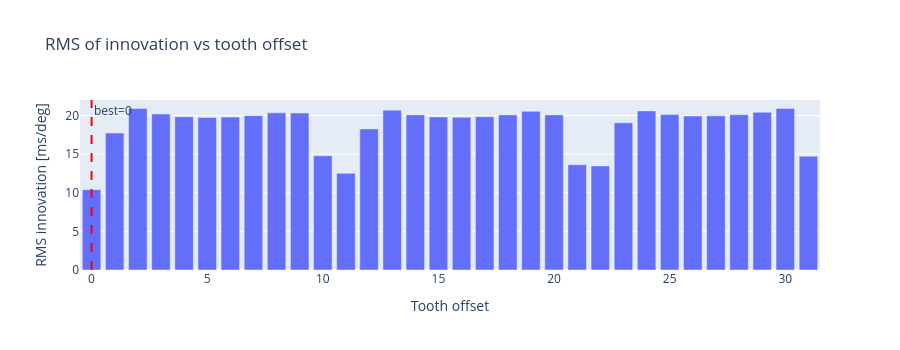
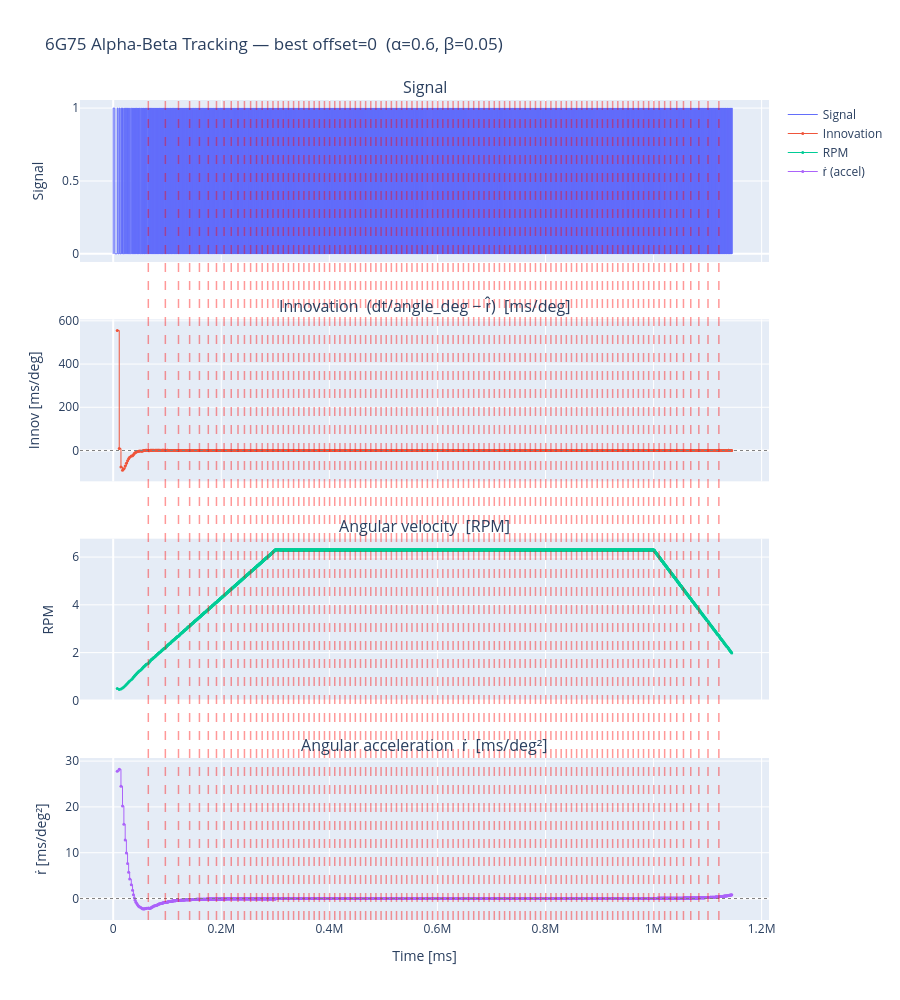

The cell these charts' notebook holds for them, in order:
### Code cell
# ── User-configurable parameters ───────────────────────────────────────────────
ALPHA          = 0.6   # period (r̂) gain
BETA           = 0.05  # acceleration (ṙ̂) gain
SOFT_GATE_FRAC = 0.6   # soft-gate threshold as fraction of r̂

# ── Find tooth offset with minimum RMS innovation ─────────────────────────────
_n_teeth = len(WHEEL_6G75.tooth_angles_deg)
rms_per_offset = []
for i in range(_n_teeth):
    res = run_alpha_beta(
        rising_times_ms,
        wheel=WHEEL_6G75,
        tooth_offset=i,
        alpha=ALPHA,
        beta=BETA,
        soft_gate_frac=SOFT_GATE_FRAC,
    )
    rms_per_offset.append(np.sqrt(np.mean(res['innov'] ** 2)))

rms_arr = np.array(rms_per_offset)
best_offset = int(np.argmin(rms_arr))
print(f"Best tooth offset: {best_offset}  (RMS innovation = {rms_arr[best_offset]:.4f} ms/deg)")
print(f"Worst tooth offset: {int(np.argmax(rms_arr))}  (RMS innovation = {rms_arr.max():.4f} ms/deg)")

# ── Plot RMS vs tooth offset ──────────────────────────────────────────────────
fig_rms = go.Figure()
fig_rms.add_trace(go.Bar(x=list(range(_n_teeth)), y=rms_arr, name='RMS innovation'))
fig_rms.add_vline(x=best_offset, line=dict(color='red', dash='dash'), annotation_text=f'best={best_offset}')
fig_rms.update_layout(
    title="RMS of innovation vs tooth offset",
    xaxis_title="Tooth offset",
    yaxis_title="RMS innovation [ms/deg]",
    height=350,
)
fig_rms.show()

# ── Plot the best offset ──────────────────────────────────────────────────────
best_result = run_alpha_beta(
    rising_times_ms,
    wheel=WHEEL_6G75,
    tooth_offset=best_offset,
    alpha=ALPHA,
    beta=BETA,
    soft_gate_frac=SOFT_GATE_FRAC,
)
print(f"Detected {len(best_result['rev_times'])} wheel revolutions")
plot_alpha_beta(
    best_result, time_ms, signal,
    title=f"6G75 Alpha-Beta Tracking — best offset={best_offset}  (α={ALPHA}, β={BETA})"
)

### Figure 1 — Plotly figure (JSON) as saved in the notebook; plotly's stock layout.template omitted (floating-point values rounded to 4 significant figures)
{"data": [{"name": "RMS innovation", "type": "bar", "x": [0, 1, 2, 3, 4, 5, 6, 7, 8, 9, 10, 11, 12, 13, 14, 15, 16, 17, 18, 19, 20, 21, 22, 23, 24, 25, 26, 27, 28, 29, 30, 31], "y": [10.39, 17.73, 20.9, 20.19, 19.85, 19.75, 19.79, 19.97, 20.34, 20.31, 14.78, 12.51, 18.26, 20.68, 20.08, 19.82, 19.76, 19.85, 20.08, 20.54, 20.08, 13.62, 13.47, 19.05, 20.6, 20.12, 19.94, 19.95, 20.11, 20.42, 20.91, 14.71]}], "layout": {"annotations": [{"showarrow": false, "text": "best=0", "x": 0, "xanchor": "left", "xref": "x", "y": 1, "yanchor": "top", "yref": "y domain"}], "height": 350, "shapes": [{"line": {"color": "red", "dash": "dash"}, "type": "line", "x0": 0, "x1": 0, "xref": "x", "y0": 0, "y1": 1, "yref": "y domain"}], "title": {"text": "RMS of innovation vs tooth offset"}, "xaxis": {"title": {"text": "Tooth offset"}}, "yaxis": {"title": {"text": "RMS innovation [ms/deg]"}}}}

### Figure 2 — Plotly figure (JSON) as saved in the notebook; plotly's stock layout.template omitted (floating-point values rounded to 4 significant figures; data arrays with more than 128 entries replaced by an {"elided": "..."} marker saying what was removed)
{"data": [{"line": {"shape": "hv", "width": 1}, "mode": "lines", "name": "Signal", "type": "scatter", "x": {"elided": "9600 float values"}, "xaxis": "x", "y": {"elided": "9600 float values"}, "yaxis": "y"}, {"line": {"shape": "hv", "width": 1}, "marker": {"size": 3}, "mode": "lines+markers", "name": "Innovation", "type": "scatter", "x": {"elided": "3199 float values"}, "xaxis": "x2", "y": {"elided": "3199 float values"}, "yaxis": "y2"}, {"line": {"shape": "hv", "width": 1}, "marker": {"size": 3}, "mode": "lines+markers", "name": "RPM", "type": "scatter", "x": {"elided": "3199 float values"}, "xaxis": "x3", "y": {"elided": "3199 float values"}, "yaxis": "y3"}, {"line": {"shape": "hv", "width": 1}, "marker": {"size": 3}, "mode": "lines+markers", "name": "ṙ (accel)", "type": "scatter", "x": {"elided": "3199 float values"}, "xaxis": "x4", "y": {"elided": "3199 float values"}, "yaxis": "y4"}], "layout": {"annotations": [{"font": {"size": 16}, "showarrow": false, "text": "Signal", "x": 0.5, "xanchor": "center", "xref": "paper", "y": 1, "yanchor": "bottom", "yref": "paper"}, {"font": {"size": 16}, "showarrow": false, "text": "Innovation  (dt/angle_deg − r̂)  [ms/deg]", "x": 0.5, "xanchor": "center", "xref": "paper", "y": 0.7325, "yanchor": "bottom", "yref": "paper"}, {"font": {"size": 16}, "showarrow": false, "text": "Angular velocity  [RPM]", "x": 0.5, "xanchor": "center", "xref": "paper", "y": 0.465, "yanchor": "bottom", "yref": "paper"}, {"font": {"size": 16}, "showarrow": false, "text": "Angular acceleration  ṙ  [ms/deg²]", "x": 0.5, "xanchor": "center", "xref": "paper", "y": 0.1975, "yanchor": "bottom", "yref": "paper"}], "height": 1000, "hovermode": "x unified", "shapes": [{"line": {"color": "gray", "dash": "dot", "width": 1}, "type": "line", "x0": 0, "x1": 1, "xref": "x2 domain", "y0": 0, "y1": 0, "yref": "y2"}, {"line": {"color": "gray", "dash": "dot", "width": 1}, "type": "line", "x0": 0, "x1": 1, "xref": "x4 domain", "y0": 0, "y1": 0, "yref": "y4"}, {"line": {"color": "red", "dash": "dash", "width": 1.5}, "opacity": 0.4, "type": "line", "x0": 65020.0, "x1": 65020.0, "xref": "x", "y0": 0, "y1": 1, "yref": "paper"}, {"line": {"color": "red", "dash": "dash", "width": 1.5}, "opacity": 0.4, "type": "line", "x0": 96520.0, "x1": 96520.0, "xref": "x", "y0": 0, "y1": 1, "yref": "paper"}, {"line": {"color": "red", "dash": "dash", "width": 1.5}, "opacity": 0.4, "type": "line", "x0": 120900.0, "x1": 120900.0, "xref": "x", "y0": 0, "y1": 1, "yref": "paper"}, {"line": {"color": "red", "dash": "dash", "width": 1.5}, "opacity": 0.4, "type": "line", "x0": 141400.0, "x1": 141400.0, "xref": "x", "y0": 0, "y1": 1, "yref": "paper"}, {"line": {"color": "red", "dash": "dash", "width": 1.5}, "opacity": 0.4, "type": "line", "x0": 159600.0, "x1": 159600.0, "xref": "x", "y0": 0, "y1": 1, "yref": "paper"}, {"line": {"color": "red", "dash": "dash", "width": 1.5}, "opacity": 0.4, "type": "line", "x0": 176000.0, "x1": 176000.0, "xref": "x", "y0": 0, "y1": 1, "yref": "paper"}, {"line": {"color": "red", "dash": "dash", "width": 1.5}, "opacity": 0.4, "type": "line", "x0": 191200.0, "x1": 191200.0, "xref": "x", "y0": 0, "y1": 1, "yref": "paper"}, {"line": {"color": "red", "dash": "dash", "width": 1.5}, "opacity": 0.4, "type": "line", "x0": 205200.0, "x1": 205200.0, "xref": "x", "y0": 0, "y1": 1, "yref": "paper"}, {"line": {"color": "red", "dash": "dash", "width": 1.5}, "opacity": 0.4, "type": "line", "x0": 218500.0, "x1": 218500.0, "xref": "x", "y0": 0, "y1": 1, "yref": "paper"}, {"line": {"color": "red", "dash": "dash", "width": 1.5}, "opacity": 0.4, "type": "line", "x0": 231000.0, "x1": 231000.0, "xref": "x", "y0": 0, "y1": 1, "yref": "paper"}, {"line": {"color": "red", "dash": "dash", "width": 1.5}, "opacity": 0.4, "type": "line", "x0": 242900.0, "x1": 242900.0, "xref": "x", "y0": 0, "y1": 1, "yref": "paper"}, {"line": {"color": "red", "dash": "dash", "width": 1.5}, "opacity": 0.4, "type": "line", "x0": 254300.0, "x1": 254300.0, "xref": "x", "y0": 0, "y1": 1, "yref": "paper"}, {"line": {"color": "red", "dash": "dash", "width": 1.5}, "opacity": 0.4, "type": "line", "x0": 265200.0, "x1": 265200.0, "xref": "x", "y0": 0, "y1": 1, "yref": "paper"}, {"line": {"color": "red", "dash": "dash", "width": 1.5}, "opacity": 0.4, "type": "line", "x0": 275700.0, "x1": 275700.0, "xref": "x", "y0": 0, "y1": 1, "yref": "paper"}, {"line": {"color": "red", "dash": "dash", "width": 1.5}, "opacity": 0.4, "type": "line", "x0": 285900.0, "x1": 285900.0, "xref": "x", "y0": 0, "y1": 1, "yref": "paper"}, {"line": {"color": "red", "dash": "dash", "width": 1.5}, "opacity": 0.4, "type": "line", "x0": 295700.0, "x1": 295700.0, "xref": "x", "y0": 0, "y1": 1, "yref": "paper"}, {"line": {"color": "red", "dash": "dash", "width": 1.5}, "opacity": 0.4, "type": "line", "x0": 305300.0, "x1": 305300.0, "xref": "x", "y0": 0, "y1": 1, "yref": "paper"}, {"line": {"color": "red", "dash": "dash", "width": 1.5}, "opacity": 0.4, "type": "line", "x0": 314800.0, "x1": 314800.0, "xref": "x", "y0": 0, "y1": 1, "yref": "paper"}, {"line": {"color": "red", "dash": "dash", "width": 1.5}, "opacity": 0.4, "type": "line", "x0": 324300.0, "x1": 324300.0, "xref": "x", "y0": 0, "y1": 1, "yref": "paper"}, {"line": {"color": "red", "dash": "dash", "width": 1.5}, "opacity": 0.4, "type": "line", "x0": 333800.0, "x1": 333800.0, "xref": "x", "y0": 0, "y1": 1, "yref": "paper"}, {"line": {"color": "red", "dash": "dash", "width": 1.5}, "opacity": 0.4, "type": "line", "x0": 343400.0, "x1": 343400.0, "xref": "x", "y0": 0, "y1": 1, "yref": "paper"}, {"line": {"color": "red", "dash": "dash", "width": 1.5}, "opacity": 0.4, "type": "line", "x0": 352900.0, "x1": 352900.0, "xref": "x", "y0": 0, "y1": 1, "yref": "paper"}, {"line": {"color": "red", "dash": "dash", "width": 1.5}, "opacity": 0.4, "type": "line", "x0": 362400.0, "x1": 362400.0, "xref": "x", "y0": 0, "y1": 1, "yref": "paper"}, {"line": {"color": "red", "dash": "dash", "width": 1.5}, "opacity": 0.4, "type": "line", "x0": 371900.0, "x1": 371900.0, "xref": "x", "y0": 0, "y1": 1, "yref": "paper"}, {"line": {"color": "red", "dash": "dash", "width": 1.5}, "opacity": 0.4, "type": "line", "x0": 381500.0, "x1": 381500.0, "xref": "x", "y0": 0, "y1": 1, "yref": "paper"}, {"line": {"color": "red", "dash": "dash", "width": 1.5}, "opacity": 0.4, "type": "line", "x0": 391000.0, "x1": 391000.0, "xref": "x", "y0": 0, "y1": 1, "yref": "paper"}, {"line": {"color": "red", "dash": "dash", "width": 1.5}, "opacity": 0.4, "type": "line", "x0": 400500.0, "x1": 400500.0, "xref": "x", "y0": 0, "y1": 1, "yref": "paper"}, {"line": {"color": "red", "dash": "dash", "width": 1.5}, "opacity": 0.4, "type": "line", "x0": 410000.0, "x1": 410000.0, "xref": "x", "y0": 0, "y1": 1, "yref": "paper"}, {"line": {"color": "red", "dash": "dash", "width": 1.5}, "opacity": 0.4, "type": "line", "x0": 419500.0, "x1": 419500.0, "xref": "x", "y0": 0, "y1": 1, "yref": "paper"}, {"line": {"color": "red", "dash": "dash", "width": 1.5}, "opacity": 0.4, "type": "line", "x0": 429100.0, "x1": 429100.0, "xref": "x", "y0": 0, "y1": 1, "yref": "paper"}, {"line": {"color": "red", "dash": "dash", "width": 1.5}, "opacity": 0.4, "type": "line", "x0": 438600.0, "x1": 438600.0, "xref": "x", "y0": 0, "y1": 1, "yref": "paper"}, {"line": {"color": "red", "dash": "dash", "width": 1.5}, "opacity": 0.4, "type": "line", "x0": 448100.0, "x1": 448100.0, "xref": "x", "y0": 0, "y1": 1, "yref": "paper"}, {"line": {"color": "red", "dash": "dash", "width": 1.5}, "opacity": 0.4, "type": "line", "x0": 457600.0, "x1": 457600.0, "xref": "x", "y0": 0, "y1": 1, "yref": "paper"}, {"line": {"color": "red", "dash": "dash", "width": 1.5}, "opacity": 0.4, "type": "line", "x0": 467200.0, "x1": 467200.0, "xref": "x", "y0": 0, "y1": 1, "yref": "paper"}, {"line": {"color": "red", "dash": "dash", "width": 1.5}, "opacity": 0.4, "type": "line", "x0": 476700.0, "x1": 476700.0, "xref": "x", "y0": 0, "y1": 1, "yref": "paper"}, {"line": {"color": "red", "dash": "dash", "width": 1.5}, "opacity": 0.4, "type": "line", "x0": 486200.0, "x1": 486200.0, "xref": "x", "y0": 0, "y1": 1, "yref": "paper"}, {"line": {"color": "red", "dash": "dash", "width": 1.5}, "opacity": 0.4, "type": "line", "x0": 495700.0, "x1": 495700.0, "xref": "x", "y0": 0, "y1": 1, "yref": "paper"}, {"line": {"color": "red", "dash": "dash", "width": 1.5}, "opacity": 0.4, "type": "line", "x0": 505300.0, "x1": 505300.0, "xref": "x", "y0": 0, "y1": 1, "yref": "paper"}, {"line": {"color": "red", "dash": "dash", "width": 1.5}, "opacity": 0.4, "type": "line", "x0": 514800.0, "x1": 514800.0, "xref": "x", "y0": 0, "y1": 1, "yref": "paper"}, {"line": {"color": "red", "dash": "dash", "width": 1.5}, "opacity": 0.4, "type": "line", "x0": 524300.0, "x1": 524300.0, "xref": "x", "y0": 0, "y1": 1, "yref": "paper"}, {"line": {"color": "red", "dash": "dash", "width": 1.5}, "opacity": 0.4, "type": "line", "x0": 533800.0, "x1": 533800.0, "xref": "x", "y0": 0, "y1": 1, "yref": "paper"}, {"line": {"color": "red", "dash": "dash", "width": 1.5}, "opacity": 0.4, "type": "line", "x0": 543400.0, "x1": 543400.0, "xref": "x", "y0": 0, "y1": 1, "yref": "paper"}, {"line": {"color": "red", "dash": "dash", "width": 1.5}, "opacity": 0.4, "type": "line", "x0": 552900.0, "x1": 552900.0, "xref": "x", "y0": 0, "y1": 1, "yref": "paper"}, {"line": {"color": "red", "dash": "dash", "width": 1.5}, "opacity": 0.4, "type": "line", "x0": 562400.0, "x1": 562400.0, "xref": "x", "y0": 0, "y1": 1, "yref": "paper"}, {"line": {"color": "red", "dash": "dash", "width": 1.5}, "opacity": 0.4, "type": "line", "x0": 571900.0, "x1": 571900.0, "xref": "x", "y0": 0, "y1": 1, "yref": "paper"}, {"line": {"color": "red", "dash": "dash", "width": 1.5}, "opacity": 0.4, "type": "line", "x0": 581500.0, "x1": 581500.0, "xref": "x", "y0": 0, "y1": 1, "yref": "paper"}, {"line": {"color": "red", "dash": "dash", "width": 1.5}, "opacity": 0.4, "type": "line", "x0": 591000.0, "x1": 591000.0, "xref": "x", "y0": 0, "y1": 1, "yref": "paper"}, {"line": {"color": "red", "dash": "dash", "width": 1.5}, "opacity": 0.4, "type": "line", "x0": 600500.0, "x1": 600500.0, "xref": "x", "y0": 0, "y1": 1, "yref": "paper"}, {"line": {"color": "red", "dash": "dash", "width": 1.5}, "opacity": 0.4, "type": "line", "x0": 610000.0, "x1": 610000.0, "xref": "x", "y0": 0, "y1": 1, "yref": "paper"}, {"line": {"color": "red", "dash": "dash", "width": 1.5}, "opacity": 0.4, "type": "line", "x0": 619500.0, "x1": 619500.0, "xref": "x", "y0": 0, "y1": 1, "yref": "paper"}, {"line": {"color": "red", "dash": "dash", "width": 1.5}, "opacity": 0.4, "type": "line", "x0": 629100.0, "x1": 629100.0, "xref": "x", "y0": 0, "y1": 1, "yref": "paper"}, {"line": {"color": "red", "dash": "dash", "width": 1.5}, "opacity": 0.4, "type": "line", "x0": 638600.0, "x1": 638600.0, "xref": "x", "y0": 0, "y1": 1, "yref": "paper"}, {"line": {"color": "red", "dash": "dash", "width": 1.5}, "opacity": 0.4, "type": "line", "x0": 648100.0, "x1": 648100.0, "xref": "x", "y0": 0, "y1": 1, "yref": "paper"}, {"line": {"color": "red", "dash": "dash", "width": 1.5}, "opacity": 0.4, "type": "line", "x0": 657600.0, "x1": 657600.0, "xref": "x", "y0": 0, "y1": 1, "yref": "paper"}, {"line": {"color": "red", "dash": "dash", "width": 1.5}, "opacity": 0.4, "type": "line", "x0": 667200.0, "x1": 667200.0, "xref": "x", "y0": 0, "y1": 1, "yref": "paper"}, {"line": {"color": "red", "dash": "dash", "width": 1.5}, "opacity": 0.4, "type": "line", "x0": 676700.0, "x1": 676700.0, "xref": "x", "y0": 0, "y1": 1, "yref": "paper"}, {"line": {"color": "red", "dash": "dash", "width": 1.5}, "opacity": 0.4, "type": "line", "x0": 686200.0, "x1": 686200.0, "xref": "x", "y0": 0, "y1": 1, "yref": "paper"}, {"line": {"color": "red", "dash": "dash", "width": 1.5}, "opacity": 0.4, "type": "line", "x0": 695700.0, "x1": 695700.0, "xref": "x", "y0": 0, "y1": 1, "yref": "paper"}, {"line": {"color": "red", "dash": "dash", "width": 1.5}, "opacity": 0.4, "type": "line", "x0": 705300.0, "x1": 705300.0, "xref": "x", "y0": 0, "y1": 1, "yref": "paper"}, {"line": {"color": "red", "dash": "dash", "width": 1.5}, "opacity": 0.4, "type": "line", "x0": 714800.0, "x1": 714800.0, "xref": "x", "y0": 0, "y1": 1, "yref": "paper"}, {"line": {"color": "red", "dash": "dash", "width": 1.5}, "opacity": 0.4, "type": "line", "x0": 724300.0, "x1": 724300.0, "xref": "x", "y0": 0, "y1": 1, "yref": "paper"}, {"line": {"color": "red", "dash": "dash", "width": 1.5}, "opacity": 0.4, "type": "line", "x0": 733800.0, "x1": 733800.0, "xref": "x", "y0": 0, "y1": 1, "yref": "paper"}, {"line": {"color": "red", "dash": "dash", "width": 1.5}, "opacity": 0.4, "type": "line", "x0": 743400.0, "x1": 743400.0, "xref": "x", "y0": 0, "y1": 1, "yref": "paper"}, {"line": {"color": "red", "dash": "dash", "width": 1.5}, "opacity": 0.4, "type": "line", "x0": 752900.0, "x1": 752900.0, "xref": "x", "y0": 0, "y1": 1, "yref": "paper"}, {"line": {"color": "red", "dash": "dash", "width": 1.5}, "opacity": 0.4, "type": "line", "x0": 762400.0, "x1": 762400.0, "xref": "x", "y0": 0, "y1": 1, "yref": "paper"}, {"line": {"color": "red", "dash": "dash", "width": 1.5}, "opacity": 0.4, "type": "line", "x0": 771900.0, "x1": 771900.0, "xref": "x", "y0": 0, "y1": 1, "yref": "paper"}, {"line": {"color": "red", "dash": "dash", "width": 1.5}, "opacity": 0.4, "type": "line", "x0": 781500.0, "x1": 781500.0, "xref": "x", "y0": 0, "y1": 1, "yref": "paper"}, {"line": {"color": "red", "dash": "dash", "width": 1.5}, "opacity": 0.4, "type": "line", "x0": 791000.0, "x1": 791000.0, "xref": "x", "y0": 0, "y1": 1, "yref": "paper"}, {"line": {"color": "red", "dash": "dash", "width": 1.5}, "opacity": 0.4, "type": "line", "x0": 800500.0, "x1": 800500.0, "xref": "x", "y0": 0, "y1": 1, "yref": "paper"}, {"line": {"color": "red", "dash": "dash", "width": 1.5}, "opacity": 0.4, "type": "line", "x0": 810000.0, "x1": 810000.0, "xref": "x", "y0": 0, "y1": 1, "yref": "paper"}, {"line": {"color": "red", "dash": "dash", "width": 1.5}, "opacity": 0.4, "type": "line", "x0": 819500.0, "x1": 819500.0, "xref": "x", "y0": 0, "y1": 1, "yref": "paper"}, {"line": {"color": "red", "dash": "dash", "width": 1.5}, "opacity": 0.4, "type": "line", "x0": 829100.0, "x1": 829100.0, "xref": "x", "y0": 0, "y1": 1, "yref": "paper"}, {"line": {"color": "red", "dash": "dash", "width": 1.5}, "opacity": 0.4, "type": "line", "x0": 838600.0, "x1": 838600.0, "xref": "x", "y0": 0, "y1": 1, "yref": "paper"}, {"line": {"color": "red", "dash": "dash", "width": 1.5}, "opacity": 0.4, "type": "line", "x0": 848100.0, "x1": 848100.0, "xref": "x", "y0": 0, "y1": 1, "yref": "paper"}, {"line": {"color": "red", "dash": "dash", "width": 1.5}, "opacity": 0.4, "type": "line", "x0": 857600.0, "x1": 857600.0, "xref": "x", "y0": 0, "y1": 1, "yref": "paper"}, {"line": {"color": "red", "dash": "dash", "width": 1.5}, "opacity": 0.4, "type": "line", "x0": 867200.0, "x1": 867200.0, "xref": "x", "y0": 0, "y1": 1, "yref": "paper"}, {"line": {"color": "red", "dash": "dash", "width": 1.5}, "opacity": 0.4, "type": "line", "x0": 876700.0, "x1": 876700.0, "xref": "x", "y0": 0, "y1": 1, "yref": "paper"}, {"line": {"color": "red", "dash": "dash", "width": 1.5}, "opacity": 0.4, "type": "line", "x0": 886200.0, "x1": 886200.0, "xref": "x", "y0": 0, "y1": 1, "yref": "paper"}, {"line": {"color": "red", "dash": "dash", "width": 1.5}, "opacity": 0.4, "type": "line", "x0": 895700.0, "x1": 895700.0, "xref": "x", "y0": 0, "y1": 1, "yref": "paper"}, {"line": {"color": "red", "dash": "dash", "width": 1.5}, "opacity": 0.4, "type": "line", "x0": 905300.0, "x1": 905300.0, "xref": "x", "y0": 0, "y1": 1, "yref": "paper"}, {"line": {"color": "red", "dash": "dash", "width": 1.5}, "opacity": 0.4, "type": "line", "x0": 914800.0, "x1": 914800.0, "xref": "x", "y0": 0, "y1": 1, "yref": "paper"}, {"line": {"color": "red", "dash": "dash", "width": 1.5}, "opacity": 0.4, "type": "line", "x0": 924300.0, "x1": 924300.0, "xref": "x", "y0": 0, "y1": 1, "yref": "paper"}, {"line": {"color": "red", "dash": "dash", "width": 1.5}, "opacity": 0.4, "type": "line", "x0": 933800.0, "x1": 933800.0, "xref": "x", "y0": 0, "y1": 1, "yref": "paper"}, {"line": {"color": "red", "dash": "dash", "width": 1.5}, "opacity": 0.4, "type": "line", "x0": 943400.0, "x1": 943400.0, "xref": "x", "y0": 0, "y1": 1, "yref": "paper"}, {"line": {"color": "red", "dash": "dash", "width": 1.5}, "opacity": 0.4, "type": "line", "x0": 952900.0, "x1": 952900.0, "xref": "x", "y0": 0, "y1": 1, "yref": "paper"}, {"line": {"color": "red", "dash": "dash", "width": 1.5}, "opacity": 0.4, "type": "line", "x0": 962400.0, "x1": 962400.0, "xref": "x", "y0": 0, "y1": 1, "yref": "paper"}, {"line": {"color": "red", "dash": "dash", "width": 1.5}, "opacity": 0.4, "type": "line", "x0": 971900.0, "x1": 971900.0, "xref": "x", "y0": 0, "y1": 1, "yref": "paper"}, {"line": {"color": "red", "dash": "dash", "width": 1.5}, "opacity": 0.4, "type": "line", "x0": 981500.0, "x1": 981500.0, "xref": "x", "y0": 0, "y1": 1, "yref": "paper"}, {"line": {"color": "red", "dash": "dash", "width": 1.5}, "opacity": 0.4, "type": "line", "x0": 991000.0, "x1": 991000.0, "xref": "x", "y0": 0, "y1": 1, "yref": "paper"}, {"line": {"color": "red", "dash": "dash", "width": 1.5}, "opacity": 0.4, "type": "line", "x0": 1001000.0, "x1": 1001000.0, "xref": "x", "y0": 0, "y1": 1, "yref": "paper"}, {"line": {"color": "red", "dash": "dash", "width": 1.5}, "opacity": 0.4, "type": "line", "x0": 1010000.0, "x1": 1010000.0, "xref": "x", "y0": 0, "y1": 1, "yref": "paper"}, {"line": {"color": "red", "dash": "dash", "width": 1.5}, "opacity": 0.4, "type": "line", "x0": 1021000.0, "x1": 1021000.0, "xref": "x", "y0": 0, "y1": 1, "yref": "paper"}, {"line": {"color": "red", "dash": "dash", "width": 1.5}, "opacity": 0.4, "type": "line", "x0": 1031000.0, "x1": 1031000.0, "xref": "x", "y0": 0, "y1": 1, "yref": "paper"}, {"line": {"color": "red", "dash": "dash", "width": 1.5}, "opacity": 0.4, "type": "line", "x0": 1043000.0, "x1": 1043000.0, "xref": "x", "y0": 0, "y1": 1, "yref": "paper"}, {"line": {"color": "red", "dash": "dash", "width": 1.5}, "opacity": 0.4, "type": "line", "x0": 1055000.0, "x1": 1055000.0, "xref": "x", "y0": 0, "y1": 1, "yref": "paper"}, {"line": {"color": "red", "dash": "dash", "width": 1.5}, "opacity": 0.4, "type": "line", "x0": 1069000.0, "x1": 1069000.0, "xref": "x", "y0": 0, "y1": 1, "yref": "paper"}, {"line": {"color": "red", "dash": "dash", "width": 1.5}, "opacity": 0.4, "type": "line", "x0": 1084000.0, "x1": 1084000.0, "xref": "x", "y0": 0, "y1": 1, "yref": "paper"}, {"line": {"color": "red", "dash": "dash", "width": 1.5}, "opacity": 0.4, "type": "line", "x0": 1101000.0, "x1": 1101000.0, "xref": "x", "y0": 0, "y1": 1, "yref": "paper"}, {"line": {"color": "red", "dash": "dash", "width": 1.5}, "opacity": 0.4, "type": "line", "x0": 1121000.0, "x1": 1121000.0, "xref": "x", "y0": 0, "y1": 1, "yref": "paper"}], "title": {"text": "6G75 Alpha-Beta Tracking — best offset=0  (α=0.6, β=0.05)"}, "xaxis": {"anchor": "y", "domain": [0, 1], "matches": "x4", "showticklabels": false}, "xaxis2": {"anchor": "y2", "domain": [0, 1], "matches": "x4", "showticklabels": false}, "xaxis3": {"anchor": "y3", "domain": [0, 1], "matches": "x4", "showticklabels": false}, "xaxis4": {"anchor": "y4", "domain": [0, 1], "title": {"text": "Time [ms]"}}, "yaxis": {"anchor": "x", "domain": [0.8025, 1], "title": {"text": "Signal"}}, "yaxis2": {"anchor": "x2", "domain": [0.535, 0.7325], "title": {"text": "Innov [ms/deg]"}}, "yaxis3": {"anchor": "x3", "domain": [0.2675, 0.465], "title": {"text": "RPM"}}, "yaxis4": {"anchor": "x4", "domain": [0, 0.1975], "title": {"text": "ṙ [ms/deg²]"}}}}
